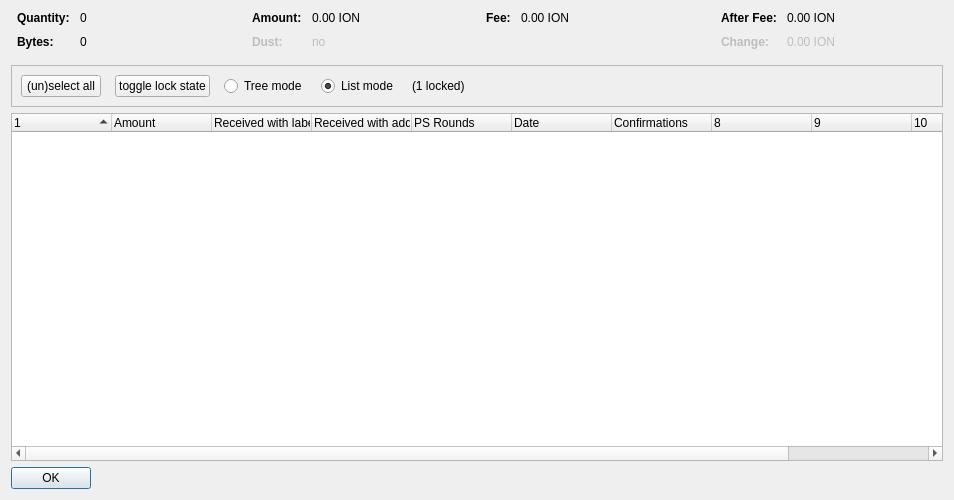
<?xml version="1.0" encoding="UTF-8"?>
<ui version="4.0">
 <class>CoinControlDialog</class>
 <widget class="QDialog" name="CoinControlDialog">
  <property name="geometry">
   <rect>
    <x>0</x>
    <y>0</y>
    <width>954</width>
    <height>500</height>
   </rect>
  </property>
  <property name="windowTitle">
   <string>Coin Selection</string>
  </property>
  <layout class="QVBoxLayout" name="verticalLayout">
   <item>
    <layout class="QHBoxLayout" name="horizontalLayoutTop" stretch="0,0,0,0">
     <property name="topMargin">
      <number>0</number>
     </property>
     <property name="bottomMargin">
      <number>10</number>
     </property>
     <item>
      <layout class="QFormLayout" name="formLayoutCoinControl1">
       <property name="horizontalSpacing">
        <number>10</number>
       </property>
       <property name="verticalSpacing">
        <number>10</number>
       </property>
       <property name="leftMargin">
        <number>6</number>
       </property>
       <property name="rightMargin">
        <number>6</number>
       </property>
       <item row="0" column="0">
        <widget class="QLabel" name="labelCoinControlQuantityText">
         <property name="font">
          <font>
           <weight>75</weight>
           <bold>true</bold>
          </font>
         </property>
         <property name="text">
          <string>Quantity:</string>
         </property>
        </widget>
       </item>
       <item row="0" column="1">
        <widget class="QLabel" name="labelCoinControlQuantity">
         <property name="cursor">
          <cursorShape>IBeamCursor</cursorShape>
         </property>
         <property name="contextMenuPolicy">
          <enum>Qt::ActionsContextMenu</enum>
         </property>
         <property name="text">
          <string notr="true">0</string>
         </property>
         <property name="textInteractionFlags">
          <set>Qt::LinksAccessibleByMouse|Qt::TextSelectableByKeyboard|Qt::TextSelectableByMouse</set>
         </property>
        </widget>
       </item>
       <item row="1" column="0">
        <widget class="QLabel" name="labelCoinControlBytesText">
         <property name="font">
          <font>
           <weight>75</weight>
           <bold>true</bold>
          </font>
         </property>
         <property name="text">
          <string>Bytes:</string>
         </property>
        </widget>
       </item>
       <item row="1" column="1">
        <widget class="QLabel" name="labelCoinControlBytes">
         <property name="cursor">
          <cursorShape>IBeamCursor</cursorShape>
         </property>
         <property name="contextMenuPolicy">
          <enum>Qt::ActionsContextMenu</enum>
         </property>
         <property name="text">
          <string notr="true">0</string>
         </property>
         <property name="textInteractionFlags">
          <set>Qt::LinksAccessibleByMouse|Qt::TextSelectableByKeyboard|Qt::TextSelectableByMouse</set>
         </property>
        </widget>
       </item>
      </layout>
     </item>
     <item>
      <layout class="QFormLayout" name="formLayoutCoinControl2">
       <property name="horizontalSpacing">
        <number>10</number>
       </property>
       <property name="verticalSpacing">
        <number>10</number>
       </property>
       <property name="leftMargin">
        <number>6</number>
       </property>
       <property name="rightMargin">
        <number>6</number>
       </property>
       <item row="0" column="0">
        <widget class="QLabel" name="labelCoinControlAmountText">
         <property name="font">
          <font>
           <weight>75</weight>
           <bold>true</bold>
          </font>
         </property>
         <property name="text">
          <string>Amount:</string>
         </property>
        </widget>
       </item>
       <item row="0" column="1">
        <widget class="QLabel" name="labelCoinControlAmount">
         <property name="cursor">
          <cursorShape>IBeamCursor</cursorShape>
         </property>
         <property name="contextMenuPolicy">
          <enum>Qt::ActionsContextMenu</enum>
         </property>
         <property name="text">
          <string notr="true">0.00 ION</string>
         </property>
         <property name="textInteractionFlags">
          <set>Qt::LinksAccessibleByMouse|Qt::TextSelectableByKeyboard|Qt::TextSelectableByMouse</set>
         </property>
        </widget>
       </item>
       <item row="1" column="0">
        <widget class="QLabel" name="labelCoinControlLowOutputText">
         <property name="enabled">
          <bool>false</bool>
         </property>
         <property name="font">
          <font>
           <weight>75</weight>
           <bold>true</bold>
          </font>
         </property>
         <property name="text">
          <string>Dust:</string>
         </property>
        </widget>
       </item>
       <item row="1" column="1">
        <widget class="QLabel" name="labelCoinControlLowOutput">
         <property name="enabled">
          <bool>false</bool>
         </property>
         <property name="cursor">
          <cursorShape>IBeamCursor</cursorShape>
         </property>
         <property name="contextMenuPolicy">
          <enum>Qt::ActionsContextMenu</enum>
         </property>
         <property name="text">
          <string notr="true">no</string>
         </property>
         <property name="textInteractionFlags">
          <set>Qt::LinksAccessibleByMouse|Qt::TextSelectableByKeyboard|Qt::TextSelectableByMouse</set>
         </property>
        </widget>
       </item>
      </layout>
     </item>
     <item>
      <layout class="QFormLayout" name="formLayoutCoinControl3">
       <property name="horizontalSpacing">
        <number>10</number>
       </property>
       <property name="verticalSpacing">
        <number>10</number>
       </property>
       <property name="leftMargin">
        <number>6</number>
       </property>
       <property name="rightMargin">
        <number>6</number>
       </property>
       <item row="0" column="0">
        <widget class="QLabel" name="labelCoinControlFeeText">
         <property name="font">
          <font>
           <weight>75</weight>
           <bold>true</bold>
          </font>
         </property>
         <property name="text">
          <string>Fee:</string>
         </property>
        </widget>
       </item>
       <item row="0" column="1">
        <widget class="QLabel" name="labelCoinControlFee">
         <property name="cursor">
          <cursorShape>IBeamCursor</cursorShape>
         </property>
         <property name="contextMenuPolicy">
          <enum>Qt::ActionsContextMenu</enum>
         </property>
         <property name="text">
          <string notr="true">0.00 ION</string>
         </property>
         <property name="textInteractionFlags">
          <set>Qt::LinksAccessibleByMouse|Qt::TextSelectableByKeyboard|Qt::TextSelectableByMouse</set>
         </property>
        </widget>
       </item>
      </layout>
     </item>
     <item>
      <layout class="QFormLayout" name="formLayoutCoinControl4">
       <property name="horizontalSpacing">
        <number>10</number>
       </property>
       <property name="verticalSpacing">
        <number>10</number>
       </property>
       <property name="leftMargin">
        <number>6</number>
       </property>
       <property name="rightMargin">
        <number>6</number>
       </property>
       <item row="0" column="0">
        <widget class="QLabel" name="labelCoinControlAfterFeeText">
         <property name="font">
          <font>
           <weight>75</weight>
           <bold>true</bold>
          </font>
         </property>
         <property name="text">
          <string>After Fee:</string>
         </property>
        </widget>
       </item>
       <item row="0" column="1">
        <widget class="QLabel" name="labelCoinControlAfterFee">
         <property name="cursor">
          <cursorShape>IBeamCursor</cursorShape>
         </property>
         <property name="contextMenuPolicy">
          <enum>Qt::ActionsContextMenu</enum>
         </property>
         <property name="text">
          <string notr="true">0.00 ION</string>
         </property>
         <property name="textInteractionFlags">
          <set>Qt::LinksAccessibleByMouse|Qt::TextSelectableByKeyboard|Qt::TextSelectableByMouse</set>
         </property>
        </widget>
       </item>
       <item row="1" column="0">
        <widget class="QLabel" name="labelCoinControlChangeText">
         <property name="enabled">
          <bool>false</bool>
         </property>
         <property name="font">
          <font>
           <weight>75</weight>
           <bold>true</bold>
          </font>
         </property>
         <property name="text">
          <string>Change:</string>
         </property>
        </widget>
       </item>
       <item row="1" column="1">
        <widget class="QLabel" name="labelCoinControlChange">
         <property name="enabled">
          <bool>false</bool>
         </property>
         <property name="cursor">
          <cursorShape>IBeamCursor</cursorShape>
         </property>
         <property name="contextMenuPolicy">
          <enum>Qt::ActionsContextMenu</enum>
         </property>
         <property name="text">
          <string notr="true">0.00 ION</string>
         </property>
         <property name="textInteractionFlags">
          <set>Qt::LinksAccessibleByMouse|Qt::TextSelectableByKeyboard|Qt::TextSelectableByMouse</set>
         </property>
        </widget>
       </item>
      </layout>
     </item>
    </layout>
   </item>
   <item>
    <widget class="QFrame" name="frame">
     <property name="minimumSize">
      <size>
       <width>0</width>
       <height>40</height>
      </size>
     </property>
     <property name="frameShape">
      <enum>QFrame::StyledPanel</enum>
     </property>
     <property name="frameShadow">
      <enum>QFrame::Sunken</enum>
     </property>
     <layout class="QHBoxLayout" name="horizontalLayout">
      <item>
       <layout class="QHBoxLayout" name="horizontalLayoutPanel" stretch="0,0,0,0,0,0">
        <property name="spacing">
         <number>14</number>
        </property>
        <item>
         <widget class="QPushButton" name="pushButtonSelectAll">
          <property name="sizePolicy">
           <sizepolicy hsizetype="Maximum" vsizetype="Fixed">
            <horstretch>0</horstretch>
            <verstretch>0</verstretch>
           </sizepolicy>
          </property>
          <property name="text">
           <string>(un)select all</string>
          </property>
          <property name="autoDefault">
           <bool>false</bool>
          </property>
         </widget>
        </item>
        <item>
         <widget class="QPushButton" name="pushButtonToggleLock">
          <property name="sizePolicy">
           <sizepolicy hsizetype="Maximum" vsizetype="Fixed">
            <horstretch>0</horstretch>
            <verstretch>0</verstretch>
           </sizepolicy>
          </property>
          <property name="text">
           <string>toggle lock state</string>
          </property>
          <property name="autoDefault">
           <bool>false</bool>
          </property>
         </widget>
        </item>
        <item>
         <widget class="QRadioButton" name="radioTreeMode">
          <property name="sizePolicy">
           <sizepolicy hsizetype="Maximum" vsizetype="Fixed">
            <horstretch>0</horstretch>
            <verstretch>0</verstretch>
           </sizepolicy>
          </property>
          <property name="text">
           <string>Tree mode</string>
          </property>
         </widget>
        </item>
        <item>
         <widget class="QRadioButton" name="radioListMode">
          <property name="sizePolicy">
           <sizepolicy hsizetype="Maximum" vsizetype="Fixed">
            <horstretch>0</horstretch>
            <verstretch>0</verstretch>
           </sizepolicy>
          </property>
          <property name="text">
           <string>List mode</string>
          </property>
          <property name="checked">
           <bool>true</bool>
          </property>
         </widget>
        </item>
        <item>
         <widget class="QLabel" name="labelLocked">
          <property name="text">
           <string>(1 locked)</string>
          </property>
         </widget>
        </item>
        <item>
         <spacer name="horizontalSpacer">
          <property name="orientation">
           <enum>Qt::Horizontal</enum>
          </property>
          <property name="sizeHint" stdset="0">
           <size>
            <width>40</width>
            <height>20</height>
           </size>
          </property>
         </spacer>
        </item>
       </layout>
      </item>
     </layout>
    </widget>
   </item>
   <item>
    <widget class="CoinControlTreeWidget" name="treeWidget">
     <property name="contextMenuPolicy">
      <enum>Qt::CustomContextMenu</enum>
     </property>
     <property name="sortingEnabled">
      <bool>false</bool>
     </property>
     <property name="columnCount">
      <number>11</number>
     </property>
     <attribute name="headerShowSortIndicator" stdset="0">
      <bool>true</bool>
     </attribute>
     <attribute name="headerStretchLastSection">
      <bool>false</bool>
     </attribute>
     <column>
      <property name="text">
       <string/>
      </property>
     </column>
     <column>
      <property name="text">
       <string>Amount</string>
      </property>
     </column>
     <column>
      <property name="text">
       <string>Received with label</string>
      </property>
     </column>
     <column>
      <property name="text">
       <string>Received with address</string>
      </property>
     </column>
     <column>
      <property name="text">
       <string>PS Rounds</string>
      </property>
     </column>
     <column>
      <property name="text">
       <string>Date</string>
      </property>
     </column>
     <column>
      <property name="text">
       <string>Confirmations</string>
      </property>
      <property name="toolTip">
       <string>Confirmed</string>
      </property>
     </column>
     <column>
      <property name="text">
       <string/>
      </property>
     </column>
     <column>
      <property name="text">
       <string/>
      </property>
     </column>
     <column>
      <property name="text">
       <string/>
      </property>
     </column>
     <column>
      <property name="text">
       <string/>
      </property>
     </column>
    </widget>
   </item>
   <item>
    <widget class="QDialogButtonBox" name="buttonBox">
     <property name="sizePolicy">
      <sizepolicy hsizetype="Maximum" vsizetype="Fixed">
       <horstretch>0</horstretch>
       <verstretch>0</verstretch>
      </sizepolicy>
     </property>
     <property name="orientation">
      <enum>Qt::Horizontal</enum>
     </property>
     <property name="standardButtons">
      <set>QDialogButtonBox::Ok</set>
     </property>
    </widget>
   </item>
  </layout>
 </widget>
 <customwidgets>
  <customwidget>
   <class>CoinControlTreeWidget</class>
   <extends>QTreeWidget</extends>
   <header>coincontroltreewidget.h</header>
  </customwidget>
 </customwidgets>
 <resources/>
 <connections/>
</ui>
